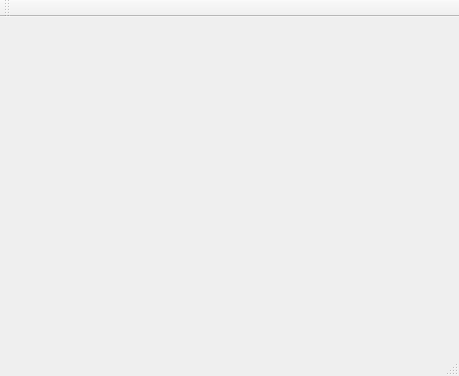
<?xml version="1.0" encoding="UTF-8"?>
<ui version="4.0">
 <class>MainWindow</class>
 <widget class="QMainWindow" name="MainWindow">
  <property name="geometry">
   <rect>
    <x>0</x>
    <y>0</y>
    <width>459</width>
    <height>376</height>
   </rect>
  </property>
  <property name="windowTitle">
   <string>MainWindow</string>
  </property>
  <widget class="QWidget" name="centralWidget"/>
  <widget class="QToolBar" name="mainToolBar">
   <attribute name="toolBarArea">
    <enum>TopToolBarArea</enum>
   </attribute>
   <attribute name="toolBarBreak">
    <bool>false</bool>
   </attribute>
  </widget>
  <widget class="QStatusBar" name="statusBar"/>
  <action name="actiontest2">
   <property name="text">
    <string>test2</string>
   </property>
  </action>
 </widget>
 <layoutdefault spacing="6" margin="11"/>
 <resources/>
 <connections/>
</ui>
